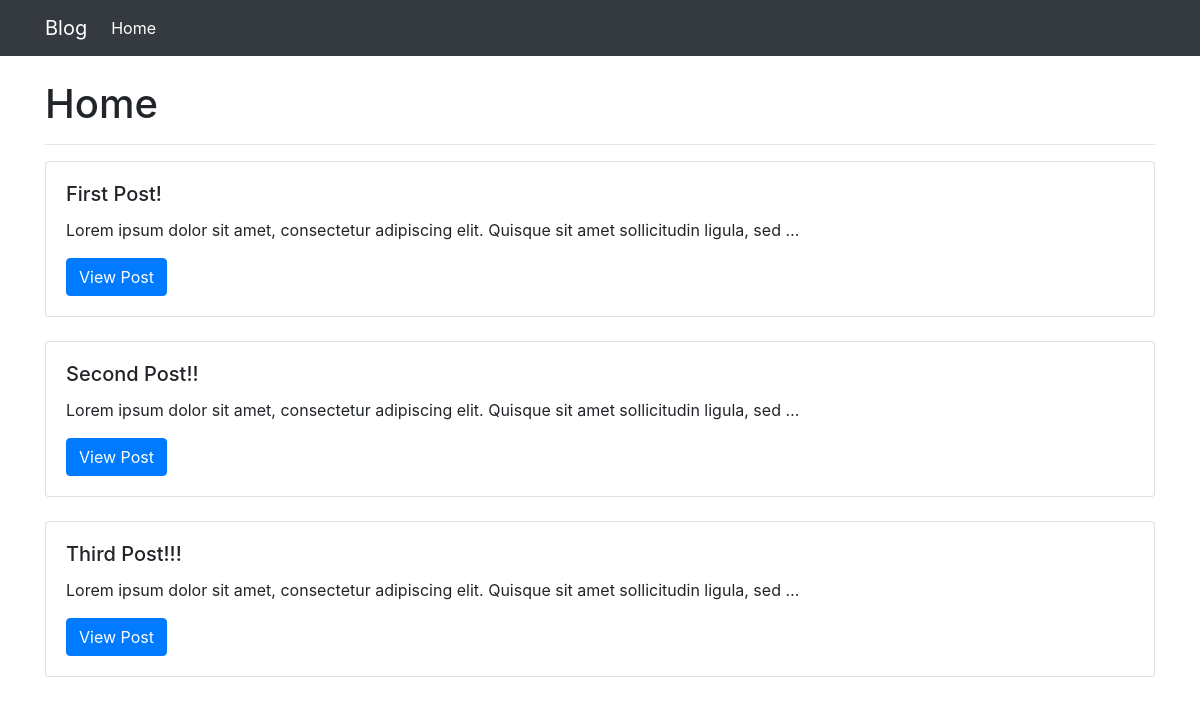
The page / on the database its author committed.
### posts/models.py (models this page shows, shortened)
class Post(models.Model):
    title = models.CharField(max_length=120)
    body = models.TextField()
    def get_absolute_url(self):
    	return "/{pk}/".format(pk=self.pk)

### mysite/views.py (the view)
# urls.py: path('', views.PostListView.as_view(), name='home'),
class PostListView(ListView):
	template_name = "home_page.html"
	def get_queryset(self, *args, **kwargs):
		request = self.request
		return Post.objects.all()

### templates/home_page.html
{% extends 'base.html' %}
{% block content %}
	<h1>Home</h1>
	<hr/>
	{% for obj in object_list %}
		<div class="card">
		  <div class="card-body">
		    <h5 class="card-title">{{ obj.title }}</h5>
		    <p class="card-text">{{ obj.body|truncatewords:14 }}</p>
		    <a href="{{ obj.get_absolute_url }}" class="btn btn-primary">View Post</a>
		  </div>
		</div>
		<br/>
	{% endfor %}
{% endblock %}

### templates/base.html (shortened to what this page needs)
<!doctype html>
{% url 'home' as home_url %}
<html lang="en">
  <head>
    <link rel="stylesheet" href="https://stackpath.bootstrapcdn.com/bootstrap/4.1.3/css/bootstrap.min.css">
  </head>
  <body>
    <nav class="navbar navbar-expand-lg navbar-dark bg-dark">
      <div class='container'>
        <a class="navbar-brand" href="{{ home_url }}">Blog</a>
        <div class="collapse navbar-collapse" id="navbarSupportedContent">
          <ul class="navbar-nav mr-auto">
            <li class="nav-item active">
              <a class="nav-link" href="{{ home_url }}">Home <span class="sr-only">(current)</span></a>
            </li>
          </ul>
        </div>
      </div>
    </nav>
    <br/>
    <div class='container'>
      {% block content %}
      {% endblock %}
    </div>
  </body>
</html>

### rows shown on the page
Post: title "First Post!", body "Lorem ipsum dolor sit amet, consectetur adipiscing elit. Quisque sit amet sollicitudin ligula, sed …"
Post: title "Second Post!!", body "Lorem ipsum dolor sit amet, consectetur adipiscing elit. Quisque sit amet sollicitudin ligula, sed …"
Post: title "Third Post!!!", body "Lorem ipsum dolor sit amet, consectetur adipiscing elit. Quisque sit amet sollicitudin ligula, sed …"
